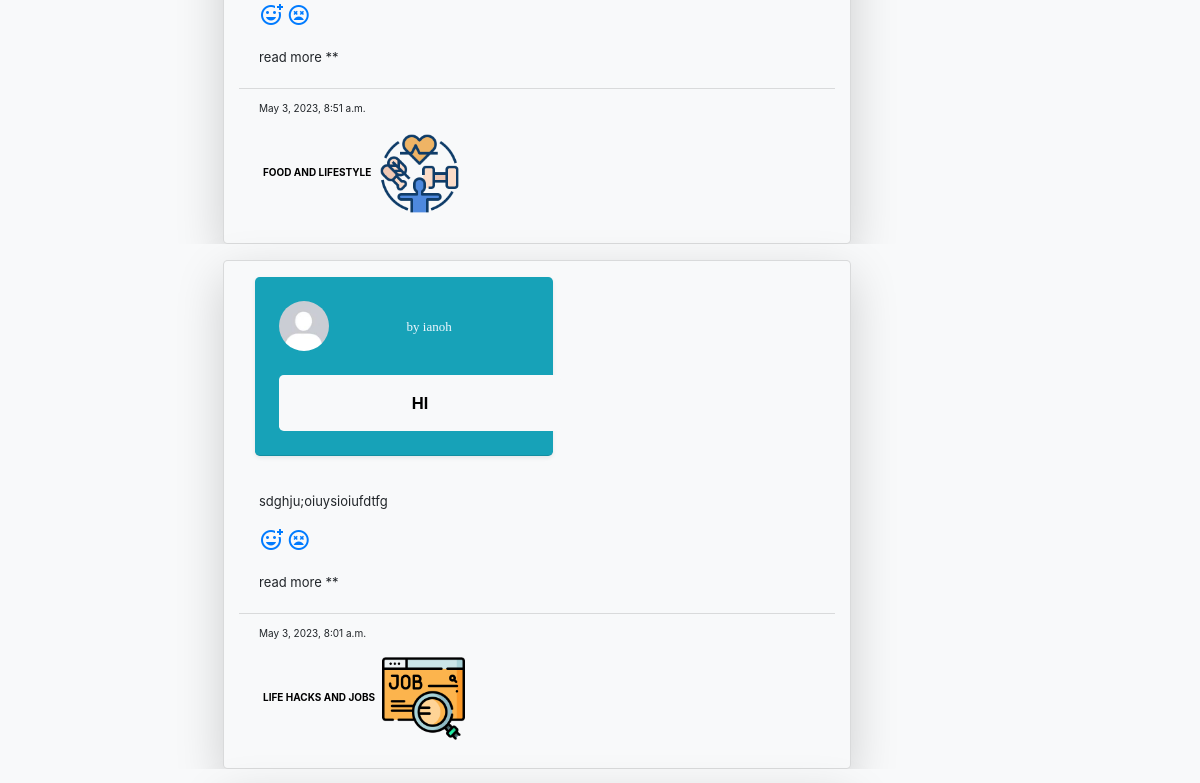
Before: / (signed in, middle part) with the older database file.
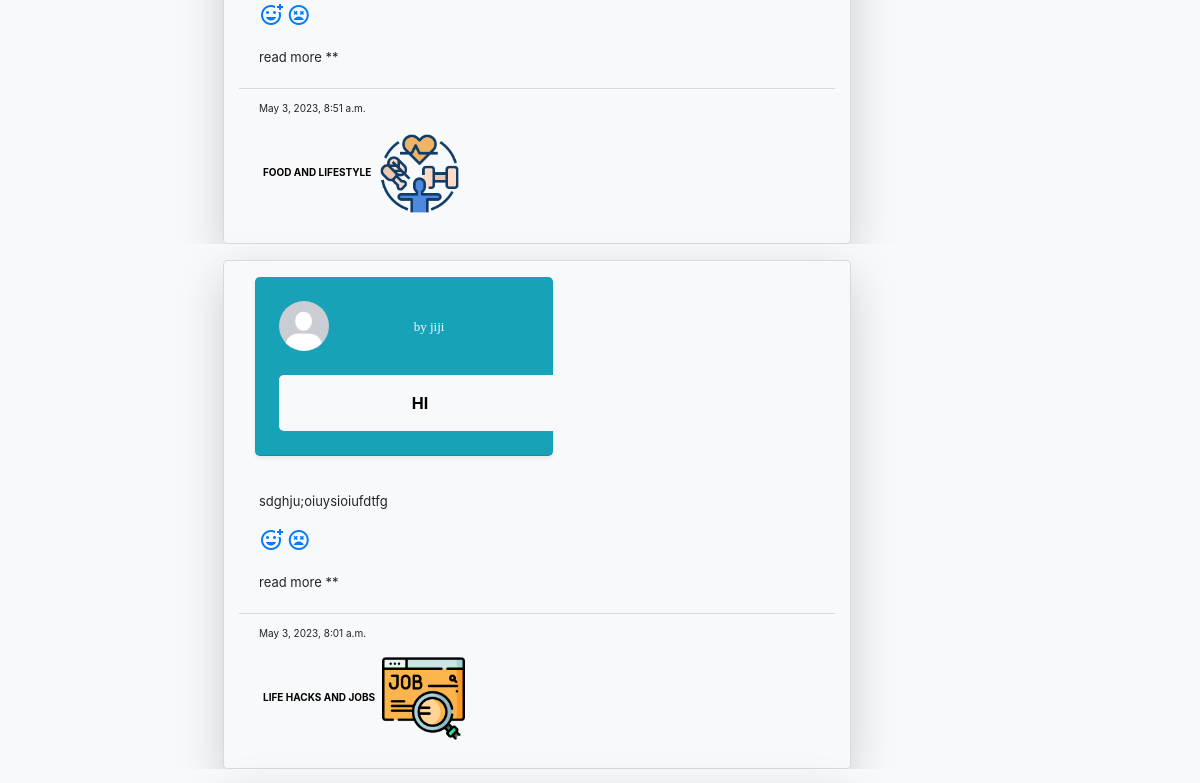
After: the same page with the newer database file.
### blog/models.py (models this page shows, shortened)
class blogpost(models.Model):
    title = models.CharField(max_length=100)
    content = models.TextField(max_length=500)
    date_posted = models.DateTimeField(default=timezone.now)
    author = models.ForeignKey(User,on_delete=models.CASCADE)
    spaces = models.CharField(choices=CATEGORY_CHOICES,max_length=30,null=False,default=None)
    value = models.IntegerField(default=20)
    reaction = models.ManyToManyField(User,through="Postreaction",related_name="blogpost_reactions")

### users/models.py (models this page shows, shortened)
class profile(models.Model):
    user = models.OneToOneField(User, on_delete = models.CASCADE)
    image = models.ImageField(default ='default.jpg', upload_to ='profile_pics')
    bio = models.TextField(default=True)
    preference = models.TextField(default=True)
    level= models.IntegerField(default=1)
    phone_number = models.IntegerField(default=0)
    reffered_by = models.CharField(max_length=50,default=None,null=True)
    leveled_up = models.BooleanField(default=False)

### blog/views.py (the view)
# urls.py: path('',postlistview.as_view(),name='home'),
class postlistview(LoginRequiredMixin, ListView):
    model= post
    template_name='blog/home.html'
    context_object_name='posts'
    ordering=['-date_posted']
    paginate_by=10
    def get_context_data(self, **kwargs):
        user = self.request.user
        account = Cashaccount.objects.get(owner=user)
        reffs=account.refferals.count()
        amount= account.get_total_cash(user)
        tasks = account.get_total_tasks(user)
        level = account.get_level_bonus()
        context = super().get_context_data(**kwargs)
        new={
            "reffs":reffs,
            "tasks":tasks,
            "cash":amount,
            "level":level,
        }
        context.update(new)
        return context

### users/models.py (called while the page is built)
    def get_refferal_cash(self):
        total = self.refferals.count()
        total*=100
        return total

    def get_level_bonus(self):#if ur, say level 2 and above you get a bonus of your level multiplied by 100 (2*100)
        bonus=0
        if self.amount >= 200:
            user_level = (self.amount//100)
            bonus = (user_level-1)*100
        return bonus

    def get_total_cash(self,user):
        bonus= self.get_level_bonus()
        posts = blogpost.objects.filter(author=user)
        total=0
        for post in posts:
            cash=post.value
            total+=cash
        taskcash=self.get_refferal_cash()
        total+=taskcash
        total+=bonus
        return total

    def get_total_tasks(self,user):
        posts = blogpost.objects.filter(author=user)
        return posts.count()

### blogger/templates/blog/home.html (shortened to what this page needs)
{%extends 'blog/base.html'%}
{% load static %}
{% block content %}
  <body class='container bg-success col-lg-12 col-md-12 col-sm-12 m-10 p-1'>
        {% for post in posts %}
            <div class='container bg-light col-lg-12 col-md-12 col-sm-12'>
                <div class="container bg-light mt-3 pb-20 col-lg-8 col-md-12 col-sm-12" id='home' style="height:50%">
                      <div class="card bg-light rounded-lg shadow-lg col-lg-10 col-md-12 col-sm-6">
                        <div class=" card-header bg-info col-lg-6 col-sm-6 col-md-12 m-3 p-2 shadow-sm rounded-lg">
                          <div class='row p-2 m-2'>
                            <img class="rounded-circle" src="{{post.author.profile.image.url}}" style="width:20%" alt="pic">
                            <h2 class="mx-auto card-text row"> <a  href="{% url 'user_post' post.author.username %}"><span style="font-size:small;font-family:cursive;color:aliceblue">by {{post.author}}</span></h2>
                          </div>
                          <div class=' row bg-light rounded-lg p-2 m-3 col-sm-12 ' style="">
                            <a href="{% url 'post_detail' post.id %}"style="text-decoration:none;color:black;" class='mx-auto p-1 m-1'><strong>{{post.title|upper}}</strong></a>
                          </div>
                        </div>
                        <div style="font-size:small"class="card-body">
                          <p class="card-text">{{post.content}} </p>
                          <p>
                            <a href="{% url 'like' post.id %}"
                              ><span class="material-symbols-outlined"> add_reaction </span>
                            </a>
                            <a href="{% url 'dislike' post.id %}">
                              <span class="material-symbols-outlined">
                              </span>
                            </a>
                          </p>
                          read more **
                        </div>
                        <div style="font-size:x-small;@mediaquery(min)"class="card-footer bg-light">
                          <p>{{ post.date_posted}}</p> <p><a href="{% url 'spaces_list' post.spaces %}" style="text-decoration:none;color:black"class='mx-auto p-1 m-1'><b>{{post.spaces}}</b></a>
                            {%if post.spaces == "MUSIC AND ART" %}
                              <img class="funimage" src="static\images\icons\hobby.png" style="width:15%" alt=" "/>
                            {% elif post.spaces == "CYBER-SECURITY" %}
                              <img class="funimage"src="static\images\icons\hacker.png" style="width:15%" alt=" "/>
                            {% elif post.spaces == "FOOD AND LIFESTYLE" %}
                              <img class="funimage"src="static\images\icons\health.png" style="width:15%" alt=" "/>
                            {% elif post.spaces == "LIFE HACKS AND JOBS" %}
                              <img class="funimage" src="static\images\icons\job.png" style="width:15%" alt=" "/>
                            {% elif post.spaces == "PROGRAMMING AND DATA SCIENCE" %}
                              <img class="funimage"src="static\images\icons\web-programming.png" style="width:15%" alt=" "/>
                            {% endif %}
                          </p>
                        </div>
                     </div>
                </div>
            </div>
        {% endfor %}
    </body>
{% endblock %}

Changed rows visible on the page:
changed blogpost "HI": author "ianoh" → "jiji"
